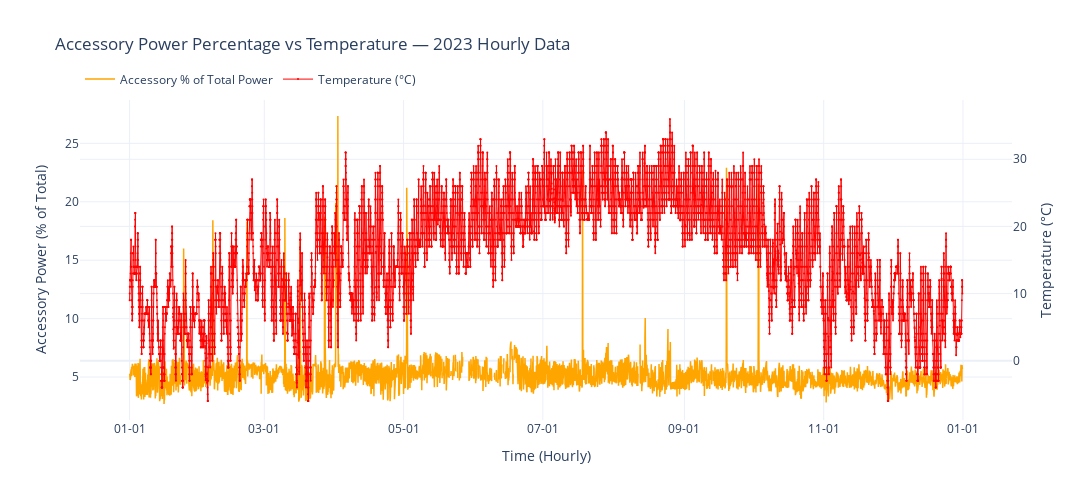

The code cell stored with this chart in its notebook:
### Code cell
import pandas as pd
import plotly.graph_objects as go

# === 1. Load the merged hourly dataset ===
df = pd.read_csv("merged_frontier_temperature_hourly_2023.csv")
df['Date/Time'] = pd.to_datetime(df['Date/Time'])

# === 2. Compute Accessory Power percentage ===
df['Accessory % of Total'] = (df['Accessory Power'] / df['Total Power']) * 100

# === 3. Create Plotly figure ===
fig = go.Figure()

# Left Y-axis: Accessory % of Total
fig.add_trace(go.Scatter(
    x=df['Date/Time'],
    y=df['Accessory % of Total'],
    name='Accessory % of Total Power',
    mode='lines',
    line=dict(color='orange', width=1.5)
))

# Right Y-axis: Temperature
fig.add_trace(go.Scatter(
    x=df['Date/Time'],
    y=df['Temperature'],
    name='Temperature (°C)',
    mode='lines+markers',
    line=dict(color='red', width=1),
    marker=dict(size=2),
    yaxis='y2'
))

# === 4. Layout settings ===
fig.update_layout(
    title='Accessory Power Percentage vs Temperature — 2023 Hourly Data',
    xaxis=dict(title='Time (Hourly)', tickformat='%m-%d'),
    yaxis=dict(title='Accessory Power (% of Total)', side='left'),
    yaxis2=dict(title='Temperature (°C)', overlaying='y', side='right'),
    template='plotly_white',
    height=500,
    width=1400,
    legend=dict(orientation='h', yanchor='bottom', y=1.02, xanchor='left', x=0)
)

fig.show()

### Figure 1 — Plotly figure (JSON) as saved in the notebook; plotly's stock layout.template omitted (floating-point values rounded to 4 significant figures; data arrays with more than 128 entries replaced by an {"elided": "..."} marker saying what was removed)
{"data": [{"line": {"color": "orange", "width": 1.5}, "mode": "lines", "name": "Accessory % of Total Power", "type": "scatter", "x": {"elided": "8755 str values"}, "y": {"elided": "8755 float values"}}, {"line": {"color": "red", "width": 1}, "marker": {"size": 2}, "mode": "lines+markers", "name": "Temperature (°C)", "type": "scatter", "x": {"elided": "8755 str values"}, "y": {"elided": "8755 float values"}, "yaxis": "y2"}], "layout": {"height": 500, "legend": {"orientation": "h", "x": 0, "xanchor": "left", "y": 1.02, "yanchor": "bottom"}, "title": {"text": "Accessory Power Percentage vs Temperature — 2023 Hourly Data"}, "width": 1400, "xaxis": {"tickformat": "%m-%d", "title": {"text": "Time (Hourly)"}}, "yaxis": {"side": "left", "title": {"text": "Accessory Power (% of Total)"}}, "yaxis2": {"overlaying": "y", "side": "right", "title": {"text": "Temperature (°C)"}}}}
